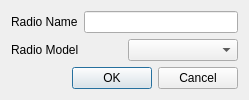
<?xml version="1.0" encoding="UTF-8"?>
<ui version="4.0">
 <class>AddRadioDialog</class>
 <widget class="QDialog" name="AddRadioDialog">
  <property name="geometry">
   <rect>
    <x>0</x>
    <y>0</y>
    <width>249</width>
    <height>99</height>
   </rect>
  </property>
  <property name="windowTitle">
   <string>Dialog</string>
  </property>
  <layout class="QVBoxLayout" name="verticalLayout">
   <item>
    <layout class="QHBoxLayout" name="horizontalLayout_2">
     <item>
      <widget class="QLabel" name="label">
       <property name="text">
        <string>Radio Name</string>
       </property>
      </widget>
     </item>
     <item>
      <widget class="QLineEdit" name="radioName"/>
     </item>
    </layout>
   </item>
   <item>
    <layout class="QHBoxLayout" name="horizontalLayout">
     <item>
      <widget class="QLabel" name="label_2">
       <property name="text">
        <string>Radio Model</string>
       </property>
      </widget>
     </item>
     <item>
      <widget class="QComboBox" name="radioModel"/>
     </item>
    </layout>
   </item>
   <item>
    <widget class="QDialogButtonBox" name="buttonBox">
     <property name="orientation">
      <enum>Qt::Horizontal</enum>
     </property>
     <property name="standardButtons">
      <set>QDialogButtonBox::Cancel|QDialogButtonBox::Ok</set>
     </property>
    </widget>
   </item>
  </layout>
 </widget>
 <resources/>
 <connections>
  <connection>
   <sender>buttonBox</sender>
   <signal>accepted()</signal>
   <receiver>AddRadioDialog</receiver>
   <slot>accept()</slot>
   <hints>
    <hint type="sourcelabel">
     <x>248</x>
     <y>254</y>
    </hint>
    <hint type="destinationlabel">
     <x>157</x>
     <y>274</y>
    </hint>
   </hints>
  </connection>
  <connection>
   <sender>buttonBox</sender>
   <signal>rejected()</signal>
   <receiver>AddRadioDialog</receiver>
   <slot>reject()</slot>
   <hints>
    <hint type="sourcelabel">
     <x>316</x>
     <y>260</y>
    </hint>
    <hint type="destinationlabel">
     <x>286</x>
     <y>274</y>
    </hint>
   </hints>
  </connection>
 </connections>
</ui>
